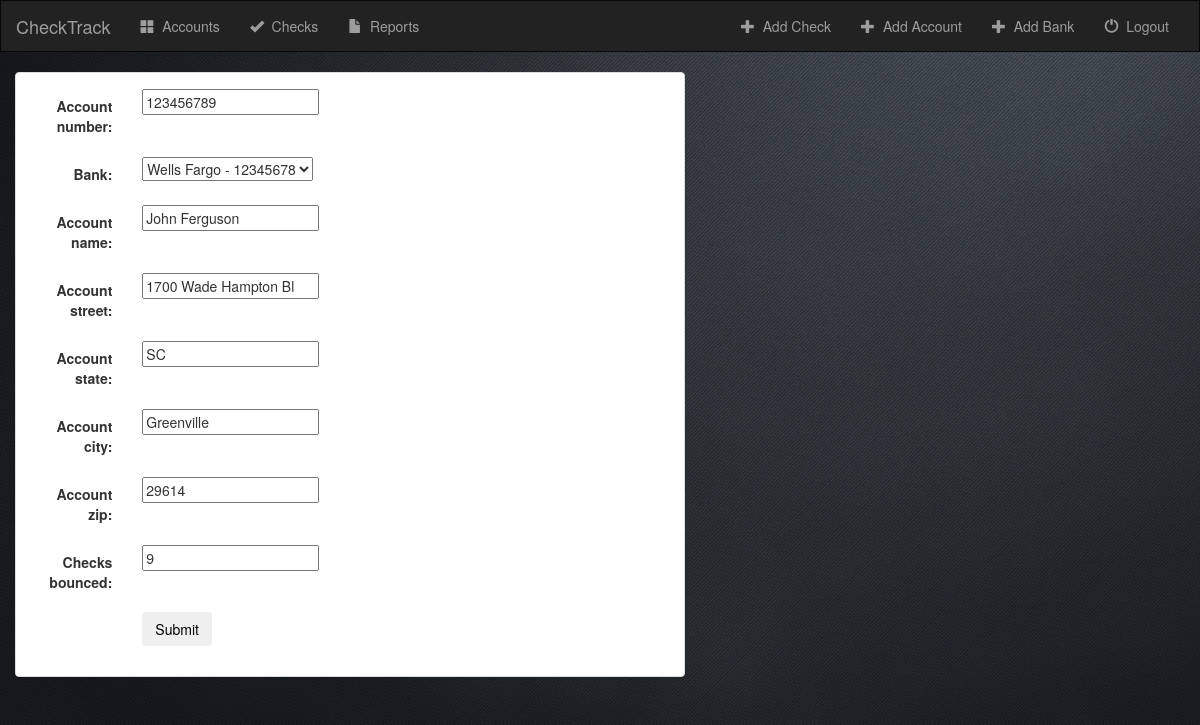
Screenshot of /check/accounts/account-update/1/ (signed in) with the database file from the repository.
### check/models.py (models this page shows, shortened)
class Account(models.Model):
    acount_store = models.ForeignKey('Store', on_delete=models.CASCADE)
    bank = models.ForeignKey('Bank', on_delete=models.CASCADE)
    account_number = models.IntegerField(max_length=10)
    account_name = models.CharField(max_length=20)
    account_street = models.CharField(max_length=50)
    account_state = models.CharField(max_length=20)
    account_city = models.CharField(max_length=20)
    account_zip = models.CharField(max_length=10)
    checks_bounced = models.IntegerField(max_length=1)

### check/views.py (the view)
# urls.py: url(r'accounts/account-update/(?P<pk>[0-9]+)/$', views.AccountUpdate.as_view(), name="account-update"),
class AccountUpdate(LoginRequiredMixin, UpdateView):
    login_url = '/login/'
    redirect_field_name = 'redirect_to'
    model = Account
    fields = ['account_number', 'bank' ,'account_name', 'account_street', 'account_state', 'account_city', 'account_zip', 'checks_bounced']

### check/models.py (called while the page is built)
    def __str__(self):
        return self.bank_name + ' - ' + str(self.routing_number)

### check/templates/check/account_form.html (shortened to what this page needs)
{% extends 'check/base.html' %}
{% block body %}
<div class="container-fluid">
    <div class="row">
        <div class="col-sm-13 col-md-7">
            <div class="panel panel-default">
                <div class="panel-body">
                    <form class="form-horizontal" action="" method="post" enctype="multipart/form-data">
                        {% include 'check/form-template.html' %}
                        <div class="form-group">
                            <div class="col-sm-offset-2 col-sm-10">
                                <button type="submit" class="btn btn-secondary" style="color:rgb(0, 0, 0);">Submit</button>
                            </div>
                        </div>
                    </form>
                </div>
            </div>
        </div>
    </div>
</div>
{% endblock %}

### check/templates/check/form-template.html (shortened to what this page needs)
{% for field in form %}
    <div class="form-group">
        <div class="col-sm-offset-2 col-sm-10">
        </div>
        <label class="control-label col-sm-2" style="color:rgb(51, 51, 51);">{{ field.label_tag }}</label>
        <div class="col-sm-10" style="color:rgb(51, 51, 51);">{{ field }}</div>
    </div>
{% endfor %}

### check/static/check/mainStyle.css (style rules this page uses)
body { background: url("images/black-background.png"); color: white; }

### rows the page displays
Account: form "123456789" "Wells Fargo - 12345678" "John Ferguson" "1700 Wade Hampton Bl" "SC" "Greenville" "29614" "9"

### other values shown
{{ field.label_tag }} "Account number:" "Bank:" "Account name:" "Account street:" "Account state:" "Account city:" "Account zip:" "Checks bounced:"
